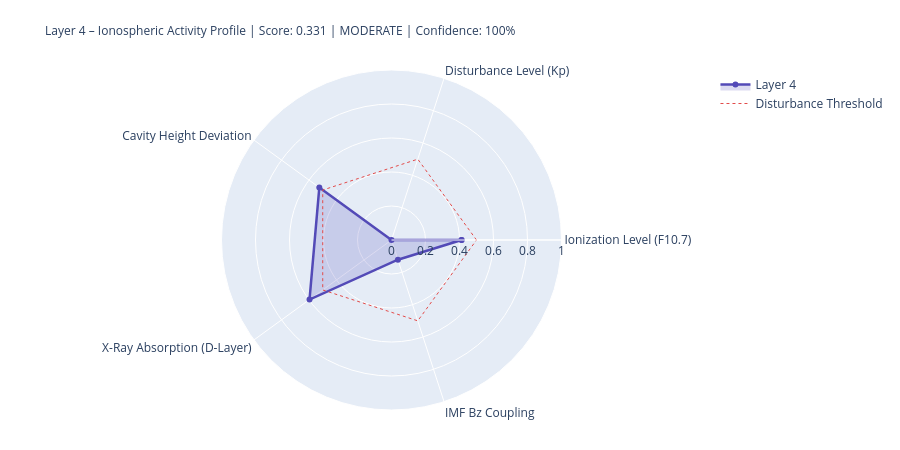

Write notebook code for a chart like this one.
### Markdown cell above
---
## 4. State Assessment & Handoff to Layer 5

### Code cell
# ============================================================
# LAYER-4-SCORE
# ============================================================

COMPONENTS = {
    'Ionization Level (F10.7)':    {'score': ioniz,       'source': 'primary' if f107_now else 'from_layer0', 'dynamic': True},
    'Disturbance Level (Kp)':          {'score': disturb,     'source': 'primary' if kp_now   else 'from_layer0', 'dynamic': True},
    'Cavity Height Deviation':    {'score': h_dev,       'source': 'derived',                                'dynamic': True},
    'X-Ray Absorption (D-Layer)':{'score': xray_ioniz,  'source': 'primary' if xray_now else 'missing',     'dynamic': True},
    'IMF Bz Coupling':             {'score': bz_coupling, 'source': 'primary' if bz_now   else 'from_layer0', 'dynamic': True},
}

available    = {k: v['score'] for k, v in COMPONENTS.items() if v['score'] is not None}
unavailable  = [k for k, v in COMPONENTS.items() if v['score'] is None]
layer4_score = round(sum(available.values()) / len(available), 4) if available else None
confidence   = round(len(available) / len(COMPONENTS), 2)
level = ('unknown' if layer4_score is None
         else 'quiet'   if layer4_score < 0.3
         else 'moderate' if layer4_score < 0.6
         else 'active')
dominant_l4 = max(available, key=available.get) if available else 'none'

# Resonance delta for Schumann SR-1
sr1_ref = schumann_freq(1, 80.0)
sr1_now = schumann_freq(1, h_eff)
sr1_delta_mhz = (sr1_now - sr1_ref) * 1000

# Propagation conditions
prop_cond = ('disturbed'   if kp_val > 4
             else 'unsettled' if kp_val > 2
             else 'normal')
if xray_class in ['X', 'M']:
    prop_cond = 'Radio-Blackout moeglich'

W = 68
print('=' * W)
print('LAYER 4 – IONOSPHERE – STATE ASSESSMENT')
print('=' * W)
for name, comp in COMPONENTS.items():
    s = comp['score']
    if s is not None:
        bar = '█' * int(s * 20) + '░' * (20 - int(s * 20))
        print(f'  {name:<36} {bar}  {s:.3f}  [{comp["source"]}]')
    else:
        print(f'  {name:<36} {"─" * 20}  n/a   [missing]')
print('-' * W)
print(f'  Score:          {layer4_score:.3f}  ({len(available)}/{len(COMPONENTS)} components)')
print(f'  Confidence:     {confidence:.0%}')
print(f'  Level:          {level.upper()}')
print(f'  Dominant:       {dominant_l4}')
print(f'  Cavity height:  {h_eff:.1f} km  (Ref: 80.0 km)')
print(f'  SR-1:           {sr1_now:.3f} Hz  (Δ {sr1_delta_mhz:+.1f} mHz vs. ref)')
print(f'  Propagation:    {prop_cond}')
print(f'  X-Ray:          {xray_class}-class  ({xray_now:.2e} W/m²)' if xray_now else '  X-Ray:          n/a')
print('=' * W)

# Radar
cats   = list(available.keys())
vals_r = list(available.values())
if len(cats) >= 3:
    fig = go.Figure()
    fig.add_trace(go.Scatterpolar(
        r=vals_r + [vals_r[0]], theta=cats + [cats[0]],
        fill='toself', fillcolor='rgba(83,74,183,0.20)',
        line=dict(color='#534AB7', width=2.5), name='Layer 4'
    ))
    fig.add_trace(go.Scatterpolar(
        r=[0.5] * (len(cats)+1), theta=cats + [cats[0]],
        line=dict(color='#E24B4A', dash='dot', width=1),
        mode='lines', name='Disturbance Threshold'
    ))
    fig.update_layout(
        title=dict(
            text=f'Layer 4 – Ionospheric Activity Profile | Score: {layer4_score:.3f} | {level.upper()} | Confidence: {confidence:.0%}',
            font=dict(size=12)
        ),
        polar=dict(radialaxis=dict(visible=True, range=[0, 1])),
        height=450, showlegend=True,
        margin=dict(l=80, r=80, t=70, b=40)
    )
    fig.show()

### Figure 1 — Plotly figure (JSON) as saved in the notebook; plotly's stock layout.template omitted (floating-point values rounded to 4 significant figures)
{"data": [{"fill": "toself", "fillcolor": "rgba(83,74,183,0.20)", "line": {"color": "#534AB7", "width": 2.5}, "name": "Layer 4", "r": [0.412, 0.0, 0.525, 0.596, 0.122, 0.412], "theta": ["Ionization Level (F10.7)", "Disturbance Level (Kp)", "Cavity Height Deviation", "X-Ray Absorption (D-Layer)", "IMF Bz Coupling", "Ionization Level (F10.7)"], "type": "scatterpolar"}, {"line": {"color": "#E24B4A", "dash": "dot", "width": 1}, "mode": "lines", "name": "Disturbance Threshold", "r": [0.5, 0.5, 0.5, 0.5, 0.5, 0.5], "theta": ["Ionization Level (F10.7)", "Disturbance Level (Kp)", "Cavity Height Deviation", "X-Ray Absorption (D-Layer)", "IMF Bz Coupling", "Ionization Level (F10.7)"], "type": "scatterpolar"}], "layout": {"height": 450, "margin": {"b": 40, "l": 80, "r": 80, "t": 70}, "polar": {"radialaxis": {"range": [0, 1], "visible": true}}, "showlegend": true, "title": {"font": {"size": 12}, "text": "Layer 4 – Ionospheric Activity Profile | Score: 0.331 | MODERATE | Confidence: 100%"}}}
